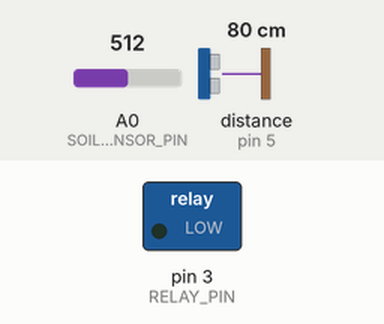
The sketch below on a simulated Arduino Uno, built with avr-gcc and run on an emulated ATmega328P. Shown: switched loads named in the sketch (green lamp = pin HIGH). Wiring (inferred from the names in the program): ultrasonic range finder: trigger pin 4; echo pin 5. Inputs (shaded band) come from the test bench; at power-on: A0 (SOIL_SENSOR_PIN) = 512, distance to the obstacle (sensor on pin 5) 80 cm. The echo pulse lasts 58.3 µs per cm; pins used as bus, display or sensor lines are not drawn.

Above: at 5.8 s.
5.9 s: A0 (SOIL_SENSOR_PIN) set to 489
At 10.5 s:
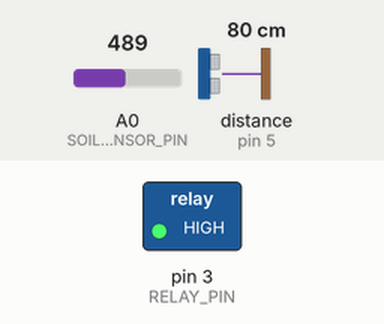
11.9 s: A0 (SOIL_SENSOR_PIN) set to 510
At 15.7 s:
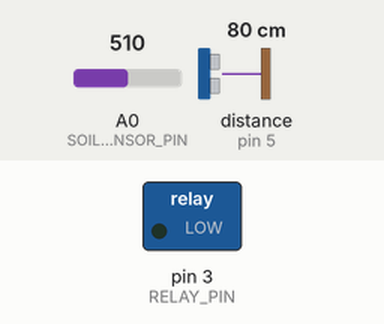
17.9 s: A0 (SOIL_SENSOR_PIN) set to 490
At 20.9 s:
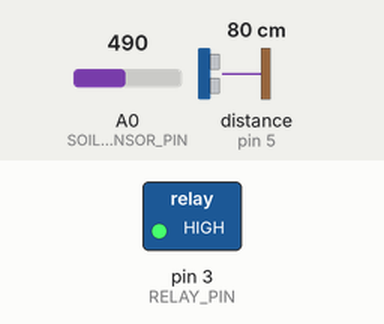
Timing chart, 0 to 22.4 s (numbered marks = the images above; inputs shaded):
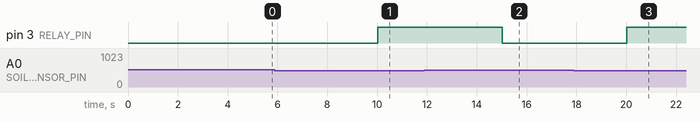

The sketch:

WaterControl.ino
```cpp
/*
  WaterControl  (ArduinoAI 2.5 หมวด 16 เกษตรอัจฉริยะ)
  โค้ดต้นฉบับจากโครงงานระบบควบคุมน้ำการเกษตรอัจฉริยะ (ร.ร.โสตศึกษาจังหวัดเพชรบูรณ์)
  งานอบรม ทสรช. 25-27 ก.ย. ที่ครูส่งมา (ไม่ได้แก้โค้ดด้านล่าง เก็บไว้เทียบ)

  จุดที่ควรแก้ (แก้แล้วในไฟล์ WaterControl.py):
   - อัลตราโซนิกวัดระยะถึงผิวน้ำ ยิ่งน้ำน้อยระยะยิ่งมาก waterLevel > 10 จึงแปลว่าน้ำ "น้อย" ไม่ใช่ "พอ"
   - pulseIn ไม่กำหนดเวลารอ ถ้าไม่มีเสียงสะท้อนจะค้าง 1 วินาทีและได้ระยะ 0
*/

#define SOIL_SENSOR_PIN A0
#define RELAY_PIN 3
#define TRIG_PIN 4
#define ECHO_PIN 5

void setup() {
  pinMode(RELAY_PIN, OUTPUT);
  pinMode(TRIG_PIN, OUTPUT);
  pinMode(ECHO_PIN, INPUT);
  Serial.begin(9600);
}

void loop() {
  int soilMoisture = analogRead(SOIL_SENSOR_PIN);
  float waterLevel = getWaterLevel();

  // If soil is dry and there's sufficient water in the reservoir, start irrigation
  if (soilMoisture < 500 && waterLevel > 10) {  // 500 and 10 are example thresholds; adjust as needed
    digitalWrite(RELAY_PIN, HIGH);  // Start the pump
  } else {
    digitalWrite(RELAY_PIN, LOW);   // Stop the pump
  }

  delay(5000);
}

float getWaterLevel() {
  digitalWrite(TRIG_PIN, LOW);
  delayMicroseconds(2);
  digitalWrite(TRIG_PIN, HIGH);
  delayMicroseconds(10);
  digitalWrite(TRIG_PIN, LOW);

  long duration = pulseIn(ECHO_PIN, HIGH);
  float distance = duration * 0.0344 / 2;  // Convert to distance in cm

  return distance;
}
```

Measured:
- the behaviour switches between 500 and 499 on A0 (SOIL_SENSOR_PIN) (found by bisection; images 0 and 1)
- after the input at 5.9 s, pin 3 (RELAY_PIN): LOW → HIGH after 4.1 s
- after the input at 11.9 s, pin 3 (RELAY_PIN): HIGH → LOW after 3.1 s
- after the input at 17.9 s, pin 3 (RELAY_PIN): LOW → HIGH after 2.1 s
